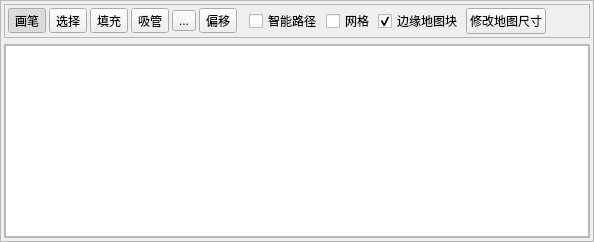
              <widget class="QFrame" name="frame_9">
               <property name="sizePolicy">
                <sizepolicy hsizetype="Preferred" vsizetype="Preferred">
                 <horstretch>1</horstretch>
                 <verstretch>0</verstretch>
                </sizepolicy>
               </property>
               <property name="frameShape">
                <enum>QFrame::Shape::StyledPanel</enum>
               </property>
               <property name="frameShadow">
                <enum>QFrame::Shadow::Raised</enum>
               </property>
               <property name="lineWidth">
                <number>1</number>
               </property>
               <layout class="QGridLayout" name="gridLayout_4">
                <property name="leftMargin">
                 <number>3</number>
                </property>
                <property name="topMargin">
                 <number>3</number>
                </property>
                <property name="rightMargin">
                 <number>3</number>
                </property>
                <property name="bottomMargin">
                 <number>3</number>
                </property>
                <property name="spacing">
                 <number>6</number>
                </property>
                <item row="1" column="0">
                 <widget class="QFrame" name="frame_7">
                  <property name="frameShape">
                   <enum>QFrame::Shape::StyledPanel</enum>
                  </property>
                  <property name="frameShadow">
                   <enum>QFrame::Shadow::Raised</enum>
                  </property>
                  <layout class="QGridLayout" name="gridLayout_2">
                   <property name="leftMargin">
                    <number>0</number>
                   </property>
                   <property name="topMargin">
                    <number>0</number>
                   </property>
                   <property name="rightMargin">
                    <number>0</number>
                   </property>
                   <property name="bottomMargin">
                    <number>0</number>
                   </property>
                   <item row="0" column="0">
                    <widget class="MapView" name="graphicsView_Map" native="true">
                     <property name="sizePolicy">
                      <sizepolicy hsizetype="Expanding" vsizetype="Expanding">
                       <horstretch>0</horstretch>
                       <verstretch>0</verstretch>
                      </sizepolicy>
                     </property>
                     <property name="mouseTracking">
                      <bool>false</bool>
                     </property>
                     <property name="autoFillBackground">
                      <bool>false</bool>
                     </property>
                    </widget>
                   </item>
                  </layout>
                 </widget>
                </item>
                <item row="0" column="0">
                 <widget class="QFrame" name="frame_mapTools">
                  <property name="sizePolicy">
                   <sizepolicy hsizetype="Expanding" vsizetype="Fixed">
                    <horstretch>0</horstretch>
                    <verstretch>0</verstretch>
                   </sizepolicy>
                  </property>
                  <property name="minimumSize">
                   <size>
                    <width>0</width>
                    <height>32</height>
                   </size>
                  </property>
                  <property name="frameShape">
                   <enum>QFrame::Shape::StyledPanel</enum>
                  </property>
                  <property name="frameShadow">
                   <enum>QFrame::Shadow::Raised</enum>
                  </property>
                  <layout class="QHBoxLayout" name="horizontalLayout_2">
                   <property name="spacing">
                    <number>3</number>
                   </property>
                   <property name="leftMargin">
                    <number>3</number>
                   </property>
                   <property name="topMargin">
                    <number>3</number>
                   </property>
                   <property name="rightMargin">
                    <number>3</number>
                   </property>
                   <property name="bottomMargin">
                    <number>3</number>
                   </property>
                   <item>
                    <widget class="QFrame" name="frame_toolButtons">
                     <property name="frameShape">
                      <enum>QFrame::Shape::NoFrame</enum>
                     </property>
                     <property name="frameShadow">
                      <enum>QFrame::Shadow::Raised</enum>
                     </property>
                     <layout class="QHBoxLayout" name="horizontalLayout_17">
                      <property name="spacing">
                       <number>3</number>
                      </property>
                      <property name="leftMargin">
                       <number>0</number>
                      </property>
                      <property name="topMargin">
                       <number>0</number>
                      </property>
                      <property name="rightMargin">
                       <number>9</number>
                      </property>
                      <property name="bottomMargin">
                       <number>0</number>
                      </property>
                      <item>
                       <widget class="QToolButton" name="toolButton_Paint">
                        <property name="enabled">
                         <bool>true</bool>
                        </property>
                        <property name="toolTip">
                         <string>&lt;html&gt;&lt;head/&gt;&lt;body&gt;&lt;p&gt;铅笔&lt;/p&gt;&lt;p&gt;&lt;span style=&quot; font-weight:600;&quot;&gt;单击&lt;/span&gt; 并拖动以在地图上绘制。&lt;/p&gt;&lt;p&gt;&lt;span style=&quot; font-weight:600;&quot;&gt;右键&lt;/span&gt; 单击并拖动以选择图块。&lt;/p&gt;&lt;/body&gt;&lt;/html&gt;</string>
                        </property>
                        <property name="text">
                         <string>画笔</string>
                        </property>
                        <property name="icon">
                         <iconset resource="../resources/images.qrc">
                          <normaloff>:/icons/pencil.ico</normaloff>:/icons/pencil.ico</iconset>
                        </property>
                        <property name="checkable">
                         <bool>true</bool>
                        </property>
                        <property name="checked">
                         <bool>true</bool>
                        </property>
                        <property name="autoRaise">
                         <bool>false</bool>
                        </property>
                       </widget>
                      </item>
                      <item>
                       <widget class="QToolButton" name="toolButton_Select">
                        <property name="enabled">
                         <bool>true</bool>
                        </property>
                        <property name="toolTip">
                         <string>&lt;html&gt;&lt;head/&gt;&lt;body&gt;&lt;p&gt;选择工具&lt;/p&gt;&lt;p&gt;仅用于选择，不会绘制内容&lt;/p&gt;&lt;/body&gt;&lt;/html&gt;</string>
                        </property>
                        <property name="text">
                         <string>选择</string>
                        </property>
                        <property name="icon">
                         <iconset resource="../resources/images.qrc">
                          <normaloff>:/icons/cursor.ico</normaloff>:/icons/cursor.ico</iconset>
                        </property>
                        <property name="checkable">
                         <bool>true</bool>
                        </property>
                       </widget>
                      </item>
                      <item>
                       <widget class="QToolButton" name="toolButton_Fill">
                        <property name="toolTip">
                         <string>&lt;html&gt;&lt;head/&gt;&lt;body&gt;&lt;p&gt;油漆桶&lt;/p&gt;&lt;p&gt;使用选定的地图块或运动许可，填充连续区域内所有相同的图块&lt;/p&gt;&lt;/body&gt;&lt;/html&gt;</string>
                        </property>
                        <property name="text">
                         <string>填充</string>
                        </property>
                        <property name="icon">
                         <iconset resource="../resources/images.qrc">
                          <normaloff>:/icons/fill_color.ico</normaloff>:/icons/fill_color.ico</iconset>
                        </property>
                        <property name="checkable">
                         <bool>true</bool>
                        </property>
                       </widget>
                      </item>
                      <item>
                       <widget class="QToolButton" name="toolButton_Dropper">
                        <property name="toolTip">
                         <string>&lt;html&gt;&lt;head/&gt;&lt;body&gt;&lt;p&gt;吸管工具&lt;/p&gt;&lt;p&gt;&lt;span style=&quot; font-weight:600;&quot;&gt;单击&lt;/span&gt; 以选择地图块或运动许可。&lt;/p&gt;&lt;/body&gt;&lt;/html&gt;</string>
                        </property>
                        <property name="text">
                         <string>吸管</string>
                        </property>
                        <property name="icon">
                         <iconset resource="../resources/images.qrc">
                          <normaloff>:/icons/pipette.ico</normaloff>:/icons/pipette.ico</iconset>
                        </property>
                        <property name="checkable">
                         <bool>true</bool>
                        </property>
                       </widget>
                      </item>
                      <item>
                       <widget class="QToolButton" name="toolButton_Move">
                        <property name="toolTip">
                         <string>&lt;html&gt;&lt;head/&gt;&lt;body&gt;&lt;p&gt;移动&lt;/p&gt;&lt;p&gt;单击拖动地图。&lt;/p&gt;&lt;/body&gt;&lt;/html&gt;</string>
                        </property>
                        <property name="text">
                         <string>...</string>
                        </property>
                        <property name="icon">
                         <iconset resource="../resources/images.qrc">
                          <normaloff>:/icons/move.ico</normaloff>:/icons/move.ico</iconset>
                        </property>
                        <property name="checkable">
                         <bool>true</bool>
                        </property>
                       </widget>
                      </item>
                      <item>
                       <widget class="QToolButton" name="toolButton_Shift">
                        <property name="toolTip">
                         <string>&lt;html&gt;&lt;head/&gt;&lt;body&gt;&lt;p&gt;地图偏移&lt;/p&gt;&lt;p&gt;&lt;span style=&quot; font-weight:600;&quot;&gt;点击并拖拽&lt;/span&gt; 地图来一次性偏移所有图块（地图标签页）或事件（事件标签页）的位置。这在调整地图尺寸后非常有用。&lt;/p&gt;&lt;/body&gt;&lt;/html&gt;</string>
                        </property>
                        <property name="text">
                         <string>偏移</string>
                        </property>
                        <property name="icon">
                         <iconset resource="../resources/images.qrc">
                          <normaloff>:/icons/shift.ico</normaloff>:/icons/shift.ico</iconset>
                        </property>
                        <property name="checkable">
                         <bool>true</bool>
                        </property>
                       </widget>
                      </item>
                     </layout>
                    </widget>
                   </item>
                   <item>
                    <widget class="QCheckBox" name="checkBox_smartPaths">
                     <property name="toolTip">
                      <string>&lt;html&gt;&lt;head/&gt;&lt;body&gt;&lt;p&gt;智能路径模式允许更轻松地绘制路径。若在右侧面板选中3x3地图块，该模式将自动使用所选图块构建路径。&lt;/p&gt;&lt;p&gt;智能路径 &lt;span style=&quot; font-weight:600;&quot;&gt;未启用&lt;/span&gt; 时，点击并拖动选择区域会以网格形式平铺。&lt;/p&gt;&lt;p&gt;编辑时按住 &lt;span style=&quot; font-weight:600;&quot;&gt;shift&lt;/span&gt; 键可快速启用智能路径模式。&lt;/p&gt;&lt;/body&gt;&lt;/html&gt;</string>
                     </property>
                     <property name="text">
                      <string>智能路径</string>
                     </property>
                    </widget>
                   </item>
                   <item>
                    <widget class="QCheckBox" name="checkBox_ToggleGrid">
                     <property name="toolTip">
                      <string>&lt;html&gt;&lt;head/&gt;&lt;body&gt;&lt;p&gt;显示网格。&lt;/p&gt;&lt;p&gt;&lt;span style=&quot; font-weight:600;&quot;&gt;Ctrl + G&lt;/span&gt;&lt;/p&gt;&lt;/body&gt;&lt;/html&gt;</string>
                     </property>
                     <property name="styleSheet">
                      <string notr="true"/>
                     </property>
                     <property name="text">
                      <string>网格</string>
                     </property>
                    </widget>
                   </item>
                   <item>
                    <widget class="QCheckBox" name="checkBox_ToggleBorder">
                     <property name="text">
                      <string>边缘地图块</string>
                     </property>
                     <property name="checked">
                      <bool>true</bool>
                     </property>
                    </widget>
                   </item>
                   <item>
                    <widget class="QPushButton" name="pushButton_ChangeDimensions">
                     <property name="toolTip">
                      <string>&lt;html&gt;&lt;head/&gt;&lt;body&gt;&lt;p&gt;更改地图布局的宽度和高度。&lt;/p&gt;&lt;/body&gt;&lt;/html&gt;</string>
                     </property>
                     <property name="text">
                      <string>修改地图尺寸</string>
                     </property>
                    </widget>
                   </item>
                   <item>
                    <spacer name="horizontalSpacer1">
                     <property name="orientation">
                      <enum>Qt::Orientation::Horizontal</enum>
                     </property>
                     <property name="sizeHint" stdset="0">
                      <size>
                       <width>40</width>
                       <height>20</height>
                      </size>
                     </property>
                    </spacer>
                   </item>
                  </layout>
                 </widget>
                </item>
               </layout>
              </widget>
